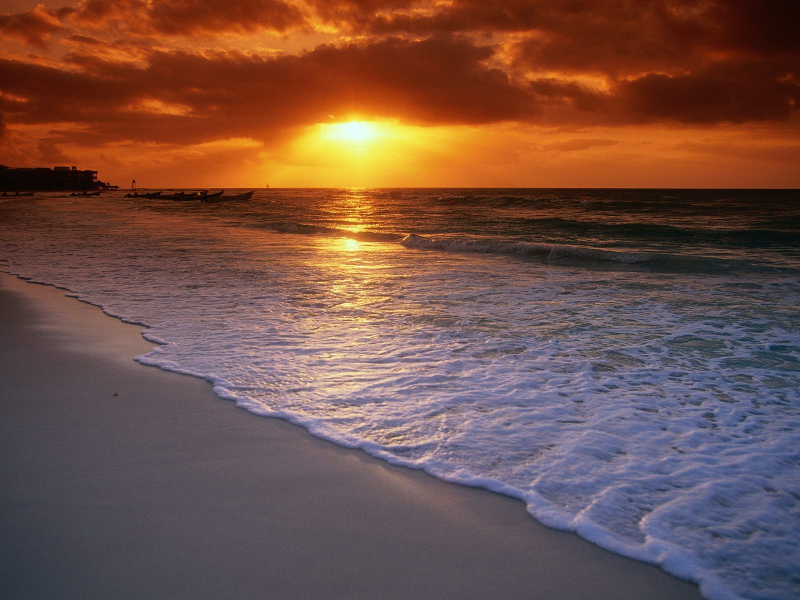
#> input picture opencv/opencv/beach.jpg, 1600 x 1200 px, found by its file name (shown at 1/2 size)
$ python 8.py
#> lines starting #> are read from the running program, lines starting #| are printed output that depends on the picture
import cv2
import numpy as np

# Read images : src image will be cloned into dst
img = cv2.imread('C:\\Users\\liu\\Documents\\python\\opencv\\beach.jpg')
#> img is the input picture: shape (1200, 1600, 3); mean B, G, R 70.3, 80.2, 115.1
obj= cv2.imread('C:\\Users\\liu\\Documents\\python\\opencv\\littlegirl.jpg')
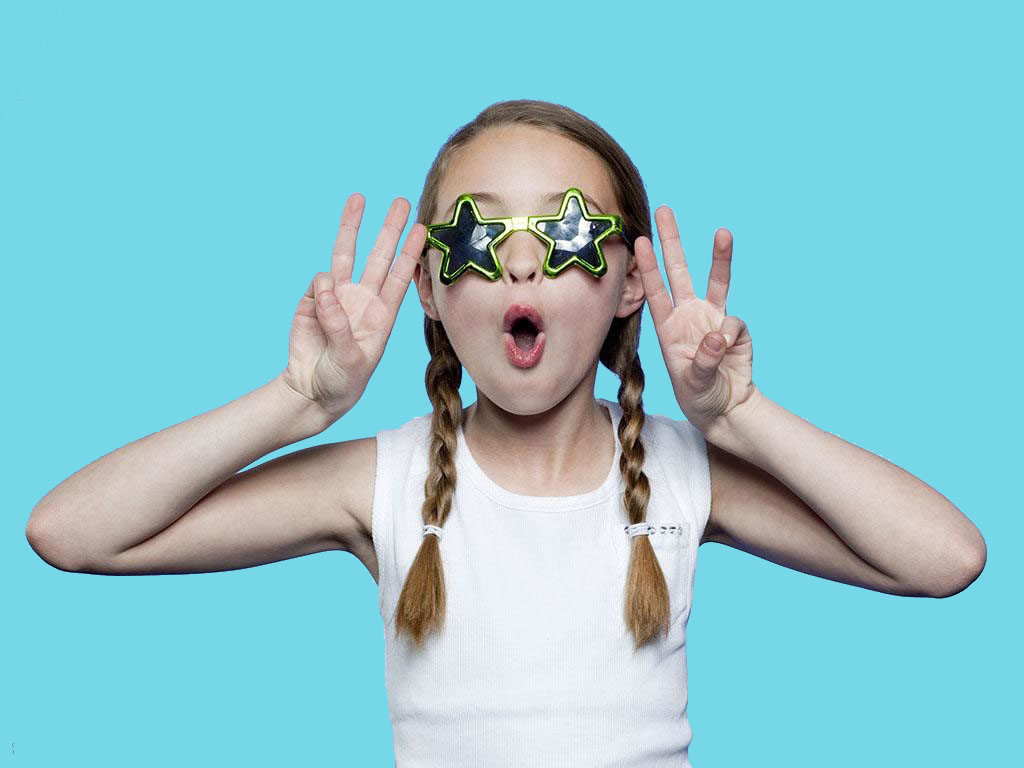
#> input picture opencv/opencv/littlegirl.jpg, 1024 x 768 px, found by its file name
#> obj is the input picture: shape (768, 1024, 3); mean B, G, R 206.4, 197.1, 140.1

#obj = cv2.resize(obj, None, fx=0.8, fy=0.8, interpolation=cv2.INTER_CUBIC)

gray = cv2.cvtColor(obj, cv2.COLOR_BGR2GRAY)
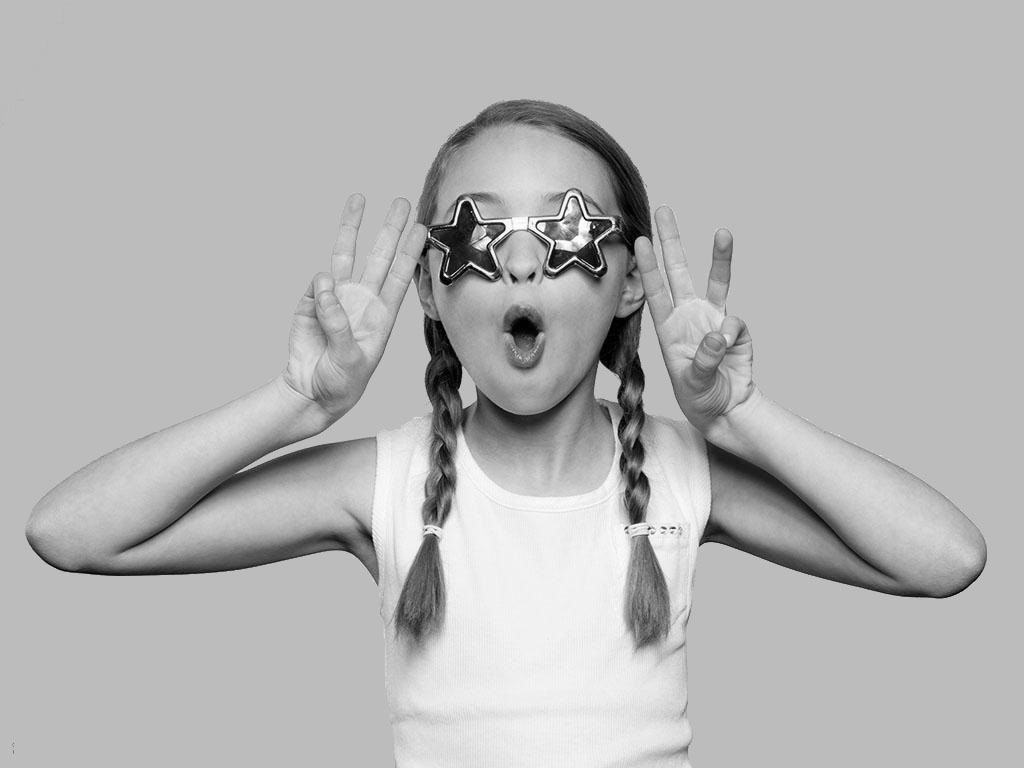
#> gray: shape (768, 1024); min 0, max 255, mean 181.1

height_1, width_1 = img.shape[:2]
#> height_1 = 1200; width_1 = 1600
height_2, width_2 = obj.shape[:2]
#> height_2 = 768; width_2 = 1024

# 设置ROI
r1 = height_1 - height_2
#> r1 = 432
r2 = height_1
#> r2 = 1200
c1 = width_1 - width_2 -50
#> c1 = 526
c2 = width_1 -50
#> c2 = 1550
#roi = img[r1:r2, c1:c2]


# Create an all white mask
mask = 255 * np.ones(obj.shape, obj.dtype)
center = (int(c1/2+c2/2), int(r1/2+r2/2))
#> center = (1038, 816)
# The location of the center of the src in the dst
#center = (1090, 700)
#center = (n + int(c2/2), m + int(r2/2))
#print(m,n)

# Seamlessly clone src into dst and put the results in output
normal_clone = cv2.seamlessClone(obj, img, mask, center, cv2.NORMAL_CLONE)
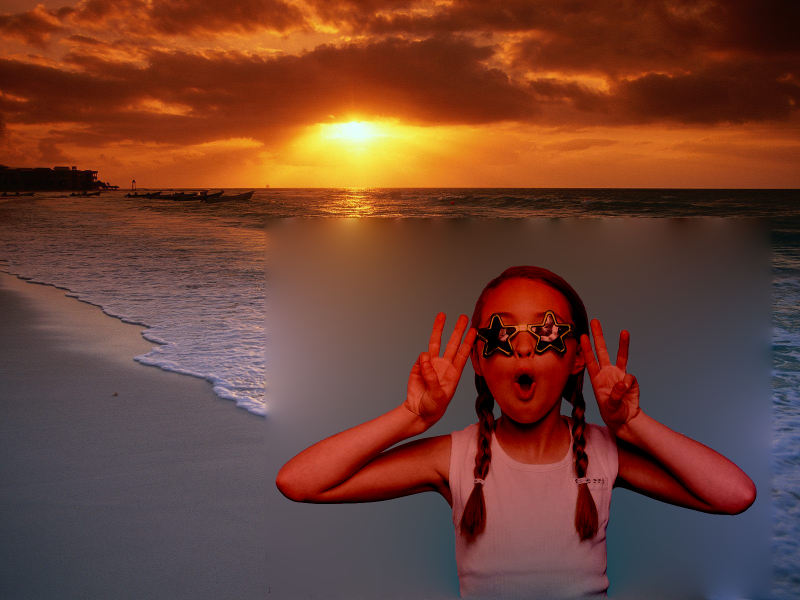
#> normal_clone: shape (1200, 1600, 3) (shown at 1/2 size); mean B, G, R 51, 65.2, 111.3
mixed_clone = cv2.seamlessClone(obj, img, mask, center, cv2.MIXED_CLONE)
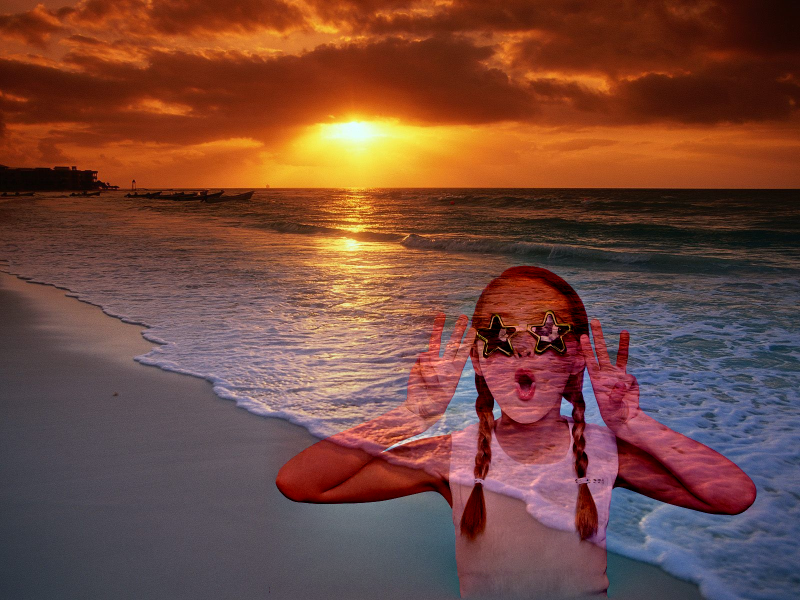
#> mixed_clone: shape (1200, 1600, 3) (shown at 1/2 size); mean B, G, R 61.5, 73.2, 117.1

# Write results
cv2.imwrite('C:\\Users\\liu\\Documents\\python\\opencv\\clone.jpg', normal_clone)
cv2.imwrite('C:\\Users\\liu\\Documents\\python\\opencv\\clone_mixed.jpg', mixed_clone)
